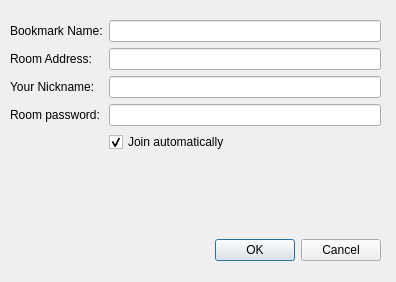
<?xml version="1.0" encoding="UTF-8"?>
<ui version="4.0">
 <class>QtBookmarkDetailWindow</class>
 <widget class="QDialog" name="QtBookmarkDetailWindow">
  <property name="geometry">
   <rect>
    <x>0</x>
    <y>0</y>
    <width>396</width>
    <height>282</height>
   </rect>
  </property>
  <property name="sizePolicy">
   <sizepolicy hsizetype="Fixed" vsizetype="Fixed">
    <horstretch>0</horstretch>
    <verstretch>0</verstretch>
   </sizepolicy>
  </property>
  <property name="windowTitle">
   <string>Edit Bookmark Details</string>
  </property>
  <property name="sizeGripEnabled">
   <bool>false</bool>
  </property>
  <widget class="QWidget" name="layoutWidget">
   <property name="geometry">
    <rect>
     <x>10</x>
     <y>20</y>
     <width>371</width>
     <height>241</height>
    </rect>
   </property>
   <layout class="QVBoxLayout" name="verticalLayout">
    <item>
     <layout class="QFormLayout" name="formLayout">
      <item row="0" column="0">
       <widget class="QLabel" name="label">
        <property name="text">
         <string>Bookmark Name:</string>
        </property>
       </widget>
      </item>
      <item row="0" column="1">
       <widget class="QLineEdit" name="name_"/>
      </item>
      <item row="1" column="0">
       <widget class="QLabel" name="label_2">
        <property name="text">
         <string>Room Address:</string>
        </property>
       </widget>
      </item>
      <item row="1" column="1">
       <widget class="QLineEdit" name="room_"/>
      </item>
      <item row="2" column="0">
       <widget class="QLabel" name="label_3">
        <property name="text">
         <string>Your Nickname:</string>
        </property>
       </widget>
      </item>
      <item row="2" column="1">
       <widget class="QLineEdit" name="nick_"/>
      </item>
      <item row="3" column="0">
       <widget class="QLabel" name="label_4">
        <property name="text">
         <string>Room password:</string>
        </property>
       </widget>
      </item>
      <item row="3" column="1">
       <widget class="QLineEdit" name="password_"/>
      </item>
      <item row="4" column="0">
       <spacer name="horizontalSpacer">
        <property name="orientation">
         <enum>Qt::Horizontal</enum>
        </property>
        <property name="sizeHint" stdset="0">
         <size>
          <width>40</width>
          <height>20</height>
         </size>
        </property>
       </spacer>
      </item>
      <item row="4" column="1">
       <widget class="QCheckBox" name="autojoin_">
        <property name="text">
         <string>Join automatically</string>
        </property>
        <property name="checked">
         <bool>true</bool>
        </property>
       </widget>
      </item>
     </layout>
    </item>
    <item>
     <widget class="QDialogButtonBox" name="buttons_">
      <property name="orientation">
       <enum>Qt::Horizontal</enum>
      </property>
      <property name="standardButtons">
       <set>QDialogButtonBox::Cancel|QDialogButtonBox::Ok</set>
      </property>
     </widget>
    </item>
   </layout>
  </widget>
 </widget>
 <resources/>
 <connections>
  <connection>
   <sender>buttons_</sender>
   <signal>accepted()</signal>
   <receiver>QtBookmarkDetailWindow</receiver>
   <slot>accept()</slot>
   <hints>
    <hint type="sourcelabel">
     <x>248</x>
     <y>254</y>
    </hint>
    <hint type="destinationlabel">
     <x>157</x>
     <y>274</y>
    </hint>
   </hints>
  </connection>
  <connection>
   <sender>buttons_</sender>
   <signal>rejected()</signal>
   <receiver>QtBookmarkDetailWindow</receiver>
   <slot>reject()</slot>
   <hints>
    <hint type="sourcelabel">
     <x>316</x>
     <y>260</y>
    </hint>
    <hint type="destinationlabel">
     <x>286</x>
     <y>274</y>
    </hint>
   </hints>
  </connection>
 </connections>
</ui>
